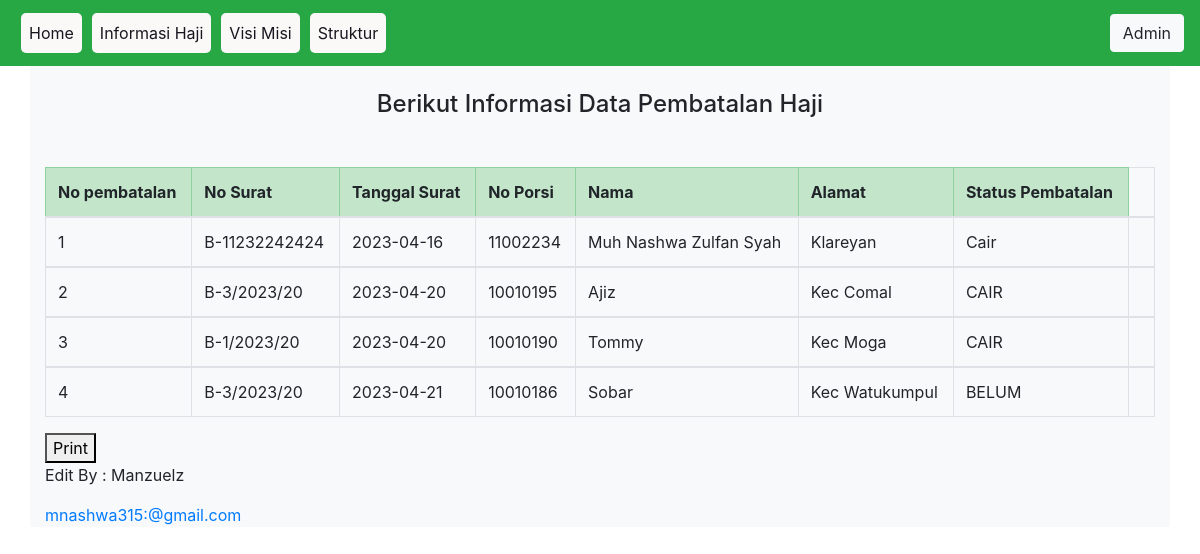
/info.php, run on the app's committed database.
### tables this page shows
CREATE TABLE `agenda_pembatalan` (
  `no_pembatalan` int(11) NOT NULL,
  `nosurat` varchar(20) NOT NULL,
  `tanggal_surat` date NOT NULL,
  `no_porsi` char(10) NOT NULL,
  `nama` varchar(50) NOT NULL,
  `alamat` varchar(30) NOT NULL,
  `status` varchar(10) NOT NULL
);

### info.php (the view, shortened to what this page needs)
<!DOCTYPE html>
<html>
<head>
<link rel="stylesheet" href="https://cdn.jsdelivr.net/npm/bootstrap@4.6.1/dist/css/bootstrap.min.css">
<link rel="stylesheet" href="style.css">
</head>
<body>
<nav class="navbar navbar-expand-lg navbar-success bg-success">
            <div class="collapse navbar-collapse" id="navbarSupportedContent">
                <ul class="navbar-nav mr-auto">
                    <li class="nav-item active">
                    <a class="nav-link" href="selamat.php">Home</a>
                    </li>
                    <li class="nav-item active">
                    <a class="nav-link" href="info.php">Informasi Haji</a>
                    </li>
                    <li class="nav-item active">
                    <a class="nav-link" href="visimisi.php">Visi Misi</a>
                    </li>
                    <li class="nav-item active">
                    <a class="nav-link" href="about.php">Struktur</a>
                    </li>
                </ul>
                <a href="login.php" class="btn btn-light">Admin</a>
              </div>
    </nav>
<div class="container container-light bg-light">
    <br>
    <h4><center>Berikut Informasi Data Pembatalan Haji </center></h4>
<tr class="table-danger">
            <br>
        <thead>
        <tr>
        <table class="my-3 table table-bordered">
            <tr class="table-success">
            <th>No pembatalan</th>
            <th>No Surat</th>
            <th>Tanggal Surat</th>
            <th>No Porsi</th>
            <th>Nama </th>
            <th>Alamat</th>
            <th>Status Pembatalan</th>
        </tr>
        </thead>
        <?php
        include "koneksi.php";
        $sql="select * from agenda_pembatalan order by no_pembatalan desc";
        $hasil=mysqli_query($kon,$sql);
        $no=0;
        while ($data = mysqli_fetch_array($hasil)) {
            $no++;
            ?>
            <tbody>
            <tr>
                <td><?php echo $no;?></td>
                <td><?php echo $data["nosurat"];   ?></td>
                <td><?php echo $data["tanggal_surat"]; ?></td>
                <td><?php echo $data["no_porsi"];   ?></td>
                <td><?php echo $data["nama"];   ?></td>
                <td><?php echo $data["alamat"];   ?></td>
                <td><?php echo $data["status"];   ?></td>
                <td>
                </td>
            </tr>
            </tbody>
            <?php
        }
        ?>
    <div class="Text-center">
        <button onclick="window.print()"class"btn btn-primary">Print</button>
    </div>
</div>
</body>
<div class="container container-light bg-light">
    <footer>
  <p>Edit By : Manzuelz</p>
  <p><a href="mnashwa315:@gmail.com">mnashwa315:@gmail.com</a></p>
</footer>
</div>
</html>

### style.css (style rules this page uses)
nav { display:none; clear: both; width: 100%; background-color: #18813b; }
nav ul { margin: 0; padding: 0; }
nav ul li { list-style-type: none; }
nav ul li a { display: block; text-decoration: none; margin: 5px; padding: 14px 20px; color: rgb(23, 23, 31); background-color: #fbf8f8; border-radius: 5px; }

### data on the page
agenda_pembatalan: nosurat "B-11232242424", tanggal_surat "2023-04-16", no_porsi "11002234", nama "Muh Nashwa Zulfan Syah", alamat "Klareyan", status "Cair"
agenda_pembatalan: nosurat "B-3/2023/20", tanggal_surat "2023-04-20", no_porsi "10010195", nama "Ajiz", alamat "Kec Comal", status "CAIR"
agenda_pembatalan: nosurat "B-1/2023/20", tanggal_surat "2023-04-20", no_porsi "10010190", nama "Tommy", alamat "Kec Moga", status "CAIR"
agenda_pembatalan: nosurat "B-3/2023/20", tanggal_surat "2023-04-21", no_porsi "10010186", nama "Sobar", alamat "Kec Watukumpul", status "BELUM"
